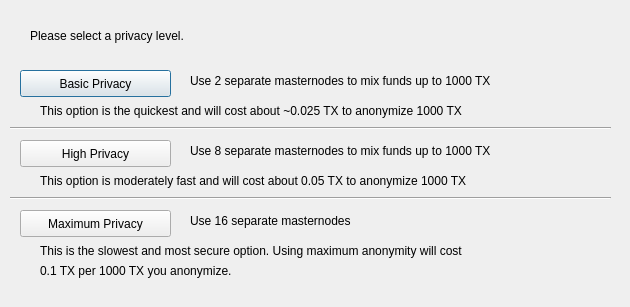
<?xml version="1.0" encoding="UTF-8"?>
<ui version="4.0">
 <class>DarksendConfig</class>
 <widget class="QDialog" name="DarksendConfig">
  <property name="geometry">
   <rect>
    <x>0</x>
    <y>0</y>
    <width>630</width>
    <height>307</height>
   </rect>
  </property>
  <property name="windowTitle">
   <string>Configure Darksend</string>
  </property>
  <widget class="QPushButton" name="buttonBasic">
   <property name="geometry">
    <rect>
     <x>20</x>
     <y>70</y>
     <width>151</width>
     <height>27</height>
    </rect>
   </property>
   <property name="text">
    <string>Basic Privacy</string>
   </property>
  </widget>
  <widget class="QPushButton" name="buttonHigh">
   <property name="geometry">
    <rect>
     <x>20</x>
     <y>140</y>
     <width>151</width>
     <height>27</height>
    </rect>
   </property>
   <property name="text">
    <string>High Privacy</string>
   </property>
  </widget>
  <widget class="QPushButton" name="buttonMax">
   <property name="geometry">
    <rect>
     <x>20</x>
     <y>210</y>
     <width>151</width>
     <height>27</height>
    </rect>
   </property>
   <property name="text">
    <string>Maximum Privacy</string>
   </property>
  </widget>
  <widget class="QLabel" name="label">
   <property name="geometry">
    <rect>
     <x>30</x>
     <y>20</y>
     <width>571</width>
     <height>31</height>
    </rect>
   </property>
   <property name="text">
    <string>Please select a privacy level.</string>
   </property>
  </widget>
  <widget class="QLabel" name="label_2">
   <property name="geometry">
    <rect>
     <x>190</x>
     <y>70</y>
     <width>421</width>
     <height>21</height>
    </rect>
   </property>
   <property name="text">
    <string>Use 2 separate masternodes to mix funds up to 1000 TX</string>
   </property>
  </widget>
  <widget class="QLabel" name="label_3">
   <property name="geometry">
    <rect>
     <x>190</x>
     <y>140</y>
     <width>411</width>
     <height>21</height>
    </rect>
   </property>
   <property name="text">
    <string>Use 8 separate masternodes to mix funds up to 1000 TX</string>
   </property>
  </widget>
  <widget class="QLabel" name="label_4">
   <property name="geometry">
    <rect>
     <x>190</x>
     <y>210</y>
     <width>421</width>
     <height>21</height>
    </rect>
   </property>
   <property name="text">
    <string>Use 16 separate masternodes</string>
   </property>
  </widget>
  <widget class="QLabel" name="label_6">
   <property name="geometry">
    <rect>
     <x>40</x>
     <y>100</y>
     <width>561</width>
     <height>21</height>
    </rect>
   </property>
   <property name="text">
    <string>This option is the quickest and will cost about ~0.025 TX to anonymize 1000 TX</string>
   </property>
  </widget>
  <widget class="QLabel" name="label_7">
   <property name="geometry">
    <rect>
     <x>40</x>
     <y>170</y>
     <width>561</width>
     <height>21</height>
    </rect>
   </property>
   <property name="text">
    <string>This option is moderately fast and will cost about 0.05 TX to anonymize 1000 TX</string>
   </property>
  </widget>
  <widget class="QLabel" name="label_8">
   <property name="geometry">
    <rect>
     <x>40</x>
     <y>240</y>
     <width>561</width>
     <height>21</height>
    </rect>
   </property>
   <property name="text">
    <string>This is the slowest and most secure option. Using maximum anonymity will cost</string>
   </property>
  </widget>
  <widget class="QLabel" name="label_9">
   <property name="geometry">
    <rect>
     <x>40</x>
     <y>260</y>
     <width>561</width>
     <height>21</height>
    </rect>
   </property>
   <property name="text">
    <string>0.1 TX per 1000 TX you anonymize.</string>
   </property>
  </widget>
  <widget class="Line" name="line">
   <property name="geometry">
    <rect>
     <x>10</x>
     <y>120</y>
     <width>601</width>
     <height>16</height>
    </rect>
   </property>
   <property name="orientation">
    <enum>Qt::Horizontal</enum>
   </property>
  </widget>
  <widget class="Line" name="line_2">
   <property name="geometry">
    <rect>
     <x>10</x>
     <y>190</y>
     <width>601</width>
     <height>16</height>
    </rect>
   </property>
   <property name="orientation">
    <enum>Qt::Horizontal</enum>
   </property>
  </widget>
 </widget>
 <resources/>
 <connections/>
</ui>
